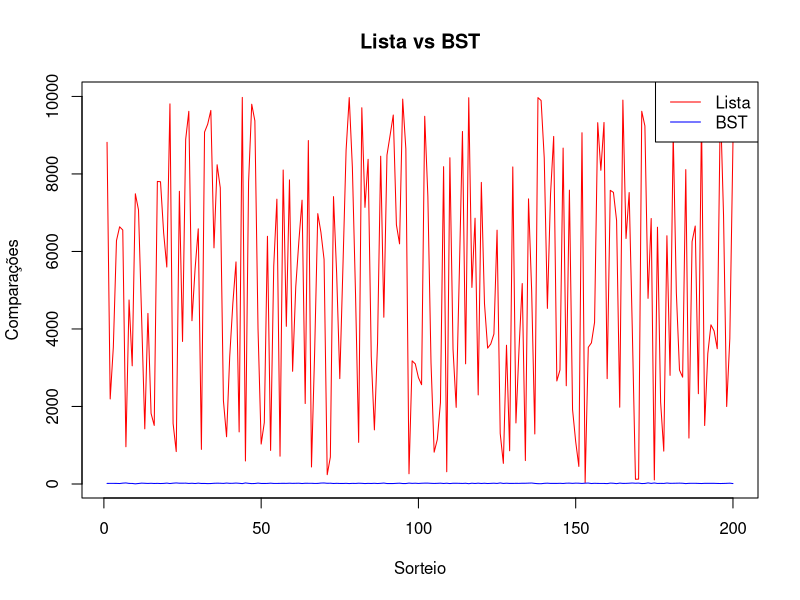

Reproduce this figure in R.
dados <- read.csv("results.csv")

plot(1:nrow(dados), dados$list_comparisons,
     type="l", col="red",
     xlab="Sorteio", ylab="Comparações",
     main="Lista vs BST")

lines(1:nrow(dados), dados$bst_comparisons, col="blue")

legend("topright",
       legend=c("Lista", "BST"),
       col=c("red", "blue"), lty=1)
